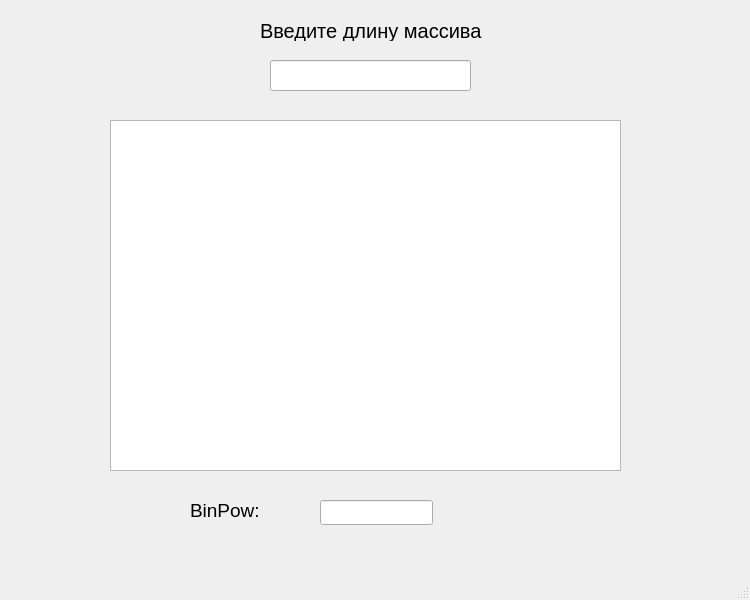
<?xml version="1.0" encoding="UTF-8"?>
<ui version="4.0">
 <class>MainWindow</class>
 <widget class="QMainWindow" name="MainWindow">
  <property name="geometry">
   <rect>
    <x>0</x>
    <y>0</y>
    <width>750</width>
    <height>600</height>
   </rect>
  </property>
  <property name="windowTitle">
   <string>MainWindow</string>
  </property>
  <widget class="QWidget" name="centralwidget">
   <widget class="QTableWidget" name="Table">
    <property name="geometry">
     <rect>
      <x>110</x>
      <y>120</y>
      <width>511</width>
      <height>351</height>
     </rect>
    </property>
    <property name="rowCount">
     <number>0</number>
    </property>
    <property name="columnCount">
     <number>0</number>
    </property>
   </widget>
   <widget class="QLineEdit" name="Input_line">
    <property name="geometry">
     <rect>
      <x>270</x>
      <y>60</y>
      <width>201</width>
      <height>31</height>
     </rect>
    </property>
   </widget>
   <widget class="QLabel" name="label">
    <property name="geometry">
     <rect>
      <x>260</x>
      <y>20</y>
      <width>231</width>
      <height>21</height>
     </rect>
    </property>
    <property name="font">
     <font>
      <pointsize>15</pointsize>
     </font>
    </property>
    <property name="text">
     <string>Введите длину массива </string>
    </property>
   </widget>
   <widget class="QLabel" name="label_2">
    <property name="geometry">
     <rect>
      <x>190</x>
      <y>500</y>
      <width>71</width>
      <height>21</height>
     </rect>
    </property>
    <property name="font">
     <font>
      <pointsize>14</pointsize>
     </font>
    </property>
    <property name="text">
     <string>BinPow:</string>
    </property>
   </widget>
   <widget class="QLineEdit" name="Output_line">
    <property name="geometry">
     <rect>
      <x>320</x>
      <y>500</y>
      <width>113</width>
      <height>25</height>
     </rect>
    </property>
    <property name="readOnly">
     <bool>true</bool>
    </property>
   </widget>
  </widget>
  <widget class="QMenuBar" name="menubar">
   <property name="geometry">
    <rect>
     <x>0</x>
     <y>0</y>
     <width>750</width>
     <height>22</height>
    </rect>
   </property>
  </widget>
  <widget class="QStatusBar" name="statusbar"/>
 </widget>
 <resources/>
 <connections/>
</ui>
